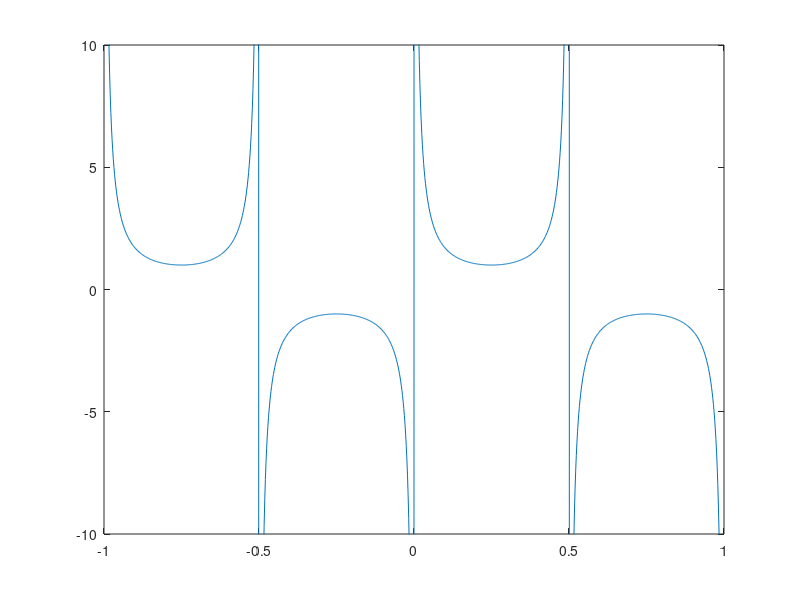

The MATLAB source for this figure:
% Regression test function (black blox) for FreeMat v4.0
% This function is autogenerated by helpgen.
function bbtest_success = bbtest_csc
  bbtest_success = 1;
NumErrors = 0;
try
  t = linspace(-1,1,1000);

catch
  NumErrors = NumErrors + 1;
end
try
  plot(t,csc(2*pi*t))

catch
  NumErrors = NumErrors + 1;
end
try
  axis([-1,1,-10,10]);

catch
  NumErrors = NumErrors + 1;
end
try
  mprint('cscplot');

catch
  NumErrors = NumErrors + 1;
end
if (NumErrors ~= 0) bbtest_success = 0; return; end
